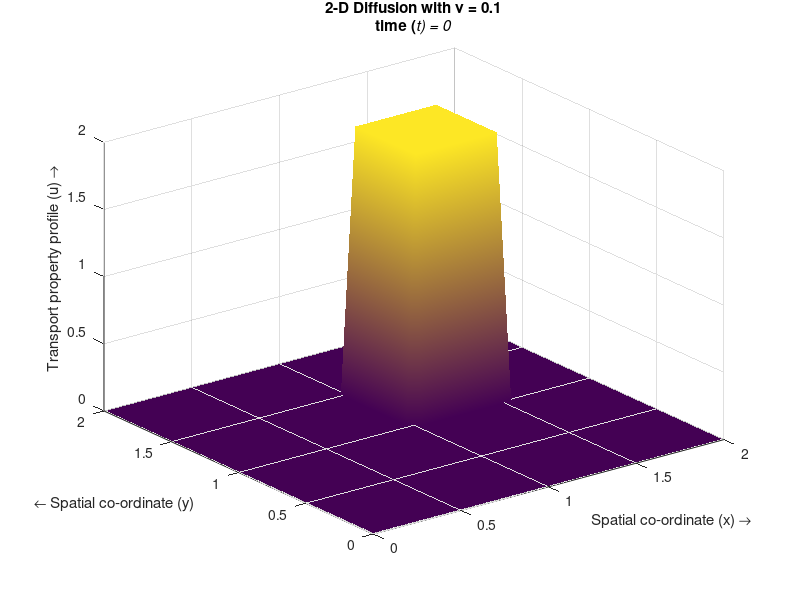

MATLAB code for this plot: (Note: this script raises an error after producing the figure.)

%Specifying parameters
nx=40;                           %Number of steps in space(x)
ny=50;                           %Number of steps in space(y)       
nt=30;                           %Number of time steps 
dt=0.01;                         %Width of each time step
dx=2/(nx-1);                     %Width of space step(x)
dy=2/(ny-1);                     %Width of space step(y)
x=0:dx:2;                        %Range of x(0,2) and specifying the grid points
y=0:dy:2;                        %Range of y(0,2) and specifying the grid points
u=zeros(nx,ny);                  %Preallocating u (initial signal)
un=zeros(nx,ny);                 %Preallocating un
vis=0.1;                         %Diffusion coefficient/viscocity
UW=0;                            %x=0 Dirichlet B.C 
UE=0;                            %x=L Dirichlet B.C 
US=0;                            %y=0 Dirichlet B.C 
UN=0;                            %y=L Dirichlet B.C 
UnW=0;                           %x=0 Neumann B.C (du/dn=UnW)
UnE=0;                           %x=L Neumann B.C (du/dn=UnE)
UnS=0;                           %y=0 Neumann B.C (du/dn=UnS)
UnN=0;                           %y=L Neumann B.C (du/dn=UnN)

%%
%Initial Conditions
for i=1:nx
    for j=1:ny
        if ((1<=y(j))&&(y(j)<=1.5)&&(1<=x(i))&&(x(i)<=1.5))
            u(i,j)=2;
        else
            u(i,j)=0;
        end
    end
end

%%
%B.C vector
bc=zeros(nx-2,ny-2);
% bc(1,:)=UW/dx^2; bc(nx-2,:)=UE/dx^2;  %Dirichlet B.Cs
% bc(:,1)=US/dy^2; bc(:,ny-2)=UN/dy^2;  %Dirichlet B.Cs
bc(1,:)=-UnW/dx; bc(nx-2,:)=UnE/dx;  %Neumann B.Cs
bc(:,1)=-UnS/dy; bc(:,nx-2)=UnN/dy;  %Neumann B.Cs
%B.Cs at the corners:
bc(1,1)=UW/dx^2+US/dy^2; bc(nx-2,1)=UE/dx^2+US/dy^2;
bc(1,ny-2)=UW/dx^2+UN/dy^2; bc(nx-2,ny-2)=UE/dx^2+UN/dy^2;
bc=vis*dt*bc;

%Calculating the coefficient matrix for the implicit scheme
Ex=sparse(2:nx-2,1:nx-3,1,nx-2,nx-2);
Ax=Ex+Ex'-2*speye(nx-2);        %Dirichlet B.Cs
Ax(1,1)=-1; Ax(nx-2,nx-2)=-1;  %Neumann B.Cs
Ey=sparse(2:ny-2,1:ny-3,1,ny-2,ny-2);
Ay=Ey+Ey'-2*speye(ny-2);        %Dirichlet B.Cs
Ay(1,1)=-1; Ay(ny-2,ny-2)=-1;  %Neumann B.Cs
A=kron(Ay/dy^2,speye(nx-2))+kron(speye(ny-2),Ax/dx^2);
D=speye((nx-2)*(ny-2))-vis*dt*A;

%%
%Calculating the field variable for each time step
i=2:nx-1;
j=2:ny-1;
for it=0:nt
    un=u;
    h=surf(x,y,u','EdgeColor','none');       %plotting the field variable
    shading interp
    axis ([0 2 0 2 0 2])
    title({['2-D Diffusion with {\nu} = ',num2str(vis)];['time (\itt) = ',num2str(it*dt)]})
    xlabel('Spatial co-ordinate (x) \rightarrow')
    ylabel('{\leftarrow} Spatial co-ordinate (y)')
    zlabel('Transport property profile (u) \rightarrow')
    drawnow; 
    refreshdata(h)
    %Uncomment as necessary
    %Implicit method:
    U=un;U(1,:)=[];U(end,:)=[];U(:,1)=[];U(:,end)=[];
    U=reshape(U+bc,[],1);
    U=D\U;
    U=reshape(U,nx-2,ny-2);
    u(2:nx-1,2:ny-1)=U;
    %Boundary conditions
    %Dirichlet:
%     u(1,:)=UW;
%     u(nx,:)=UE;
%     u(:,1)=US;
%     u(:,ny)=UN;
    %Neumann:
    u(1,:)=u(2,:)-UnW*dx;
    u(nx,:)=u(nx-1,:)+UnE*dx;
    u(:,1)=u(:,2)-UnS*dy;
    u(:,ny)=u(:,ny-1)+UnN*dy;
    %}
    %Explicit method:
    %{
    u(i,j)=un(i,j)+(vis*dt*(un(i+1,j)-2*un(i,j)+un(i-1,j))/(dx*dx))+(vis*dt*(un(i,j+1)-2*un(i,j)+un(i,j-1))/(dy*dy));
    %Boundary conditions
    %Dirichlet:
    u(1,:)=UW;
    u(nx,:)=UE;
    u(:,1)=US;
    u(:,ny)=UN;
    %Neumann:
    %u(1,:)=u(2,:)-UnW*dx;
    %u(nx,:)=u(nx-1,:)+UnE*dx;
    %u(:,1)=u(:,2)-UnS*dy;
    %u(:,ny)=u(:,ny-1)+UnN*dy;
    %}
end


% figure;
% surf(un);